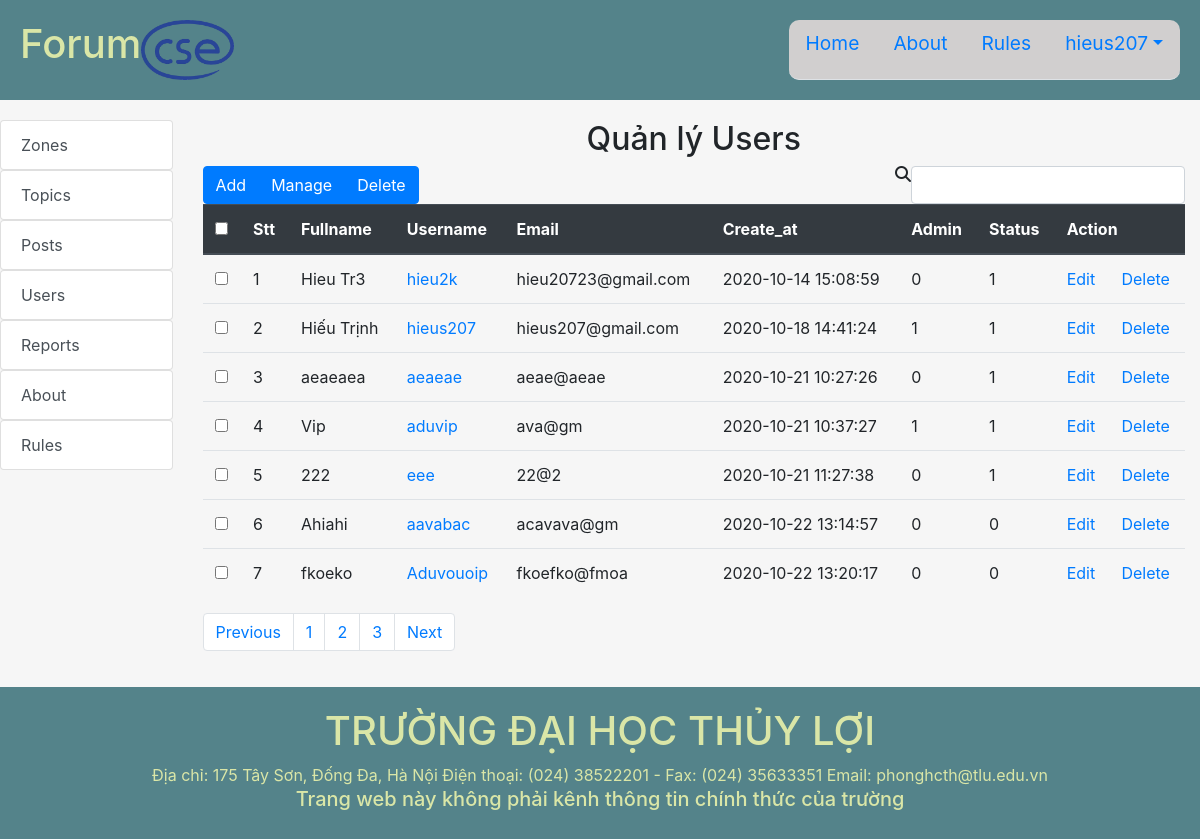
Screenshot of /Forum/index.php?controller=admin&action=users_index (signed in) with the database file from the repository.
### tables this page shows
CREATE TABLE `users` (
  `user_id` int(11) NOT NULL,
  `username` varchar(60) NOT NULL,
  `fullname` varchar(60) NOT NULL,
  `email` varchar(255) NOT NULL,
  `avt` varchar(255) NOT NULL DEFAULT 'none.jpg',
  `password` varchar(255) NOT NULL,
  `code` varchar(255) DEFAULT NULL,
  `create_at` timestamp NOT NULL DEFAULT current_timestamp(),
  `admin` tinyint(4) NOT NULL DEFAULT 0,
  `status` tinyint(4) NOT NULL DEFAULT 0
);

### Forum/controllers/AdminCTL.php (called while the page is built, shortened)
<?php
require_once 'models/UserModel.php';
require_once 'controllers/ParentCTL.php';
class AdminCTL extends ParentCTL
{
  public function users_index(){
    global $URL;
    $userModel = new UserModel();
    $users = $userModel->selectAll();
    require_once 'views/admin/users/index.php';
  }
}
?>

### Forum/index.php (called while the page is built, shortened)
<?php
$action = isset($_GET['action']) ? $_GET['action'] : 'index';
$object = new $controller;
$object->$action();
?>

### Forum/path.php (called while the page is built, shortened)
<?php
    $URL="http://localhost:8080/Forum/index.php?controller="
?>

### Forum/models/model.php (called while the page is built, shortened)
<?php
    require_once("path.php");
    function openConnect(){
        $conn=mysqli_connect(HOST,USER,PASS,DB);
        return $conn;
    }
?>

### Forum/models/UserModel.php (called while the page is built, shortened)
<?php
    require_once("model.php");
    class UserModel{
        public $connection;
        function UserModel($username='',$fullname='',$email='',$password='',$avt='',$admin='',$status=''){
            $this->connection=openConnect();
        }
        function selectAll($data=[]){
            $sql="SELECT * FROM ". self::TABLE;
            $rs=mysqli_query($this->connection,$sql);
            $result=mysqli_fetch_all($rs,MYSQLI_ASSOC);
            return $result;
        }
    }
?>

### Forum/views/admin/users/index.php (the view, shortened to what this page needs)
<?php include_once("path.php");
global $ROOT_PATH;
global $URL;?>
<?php include($ROOT_PATH."/includes/headerp1.php");?>
<link rel="stylesheet" href="assets/css/admin.css">
<?php include($ROOT_PATH."/includes/headerp2.php");?>
<?php include($ROOT_PATH."/includes/admin_headerp3.php");?>
                <div class="col-md-10">
                    <h2 class="text-center">Quản lý Users</h2>
                    <div class="list-posted">
                    <form action="<?php echo $URL."admin&action=users_index";?>" method="post">
                        <div class="btn-group float float-left" role="group" aria-label="">
                            <a class="btn btn-primary" href="<?php echo $URL."admin&action=add_user"?>" role="button">Add</a>
                            <button type="submit" class="btn btn-primary">Manage</button>
                            <button type="submit" name="del_us" class="btn btn-primary" onclick="return confirm('Bạn có chắc muốn xóa những tài khoản đã chọn?')">Delete</button>
                        </div>
                        <div class="d-flex float float-right">
                            <i class="fa fa-search" aria-hidden="true"></i>
                            <input type="text" class="form-control" aria-describedby="helpId" placeholder="">
                        </div>
                        <div class="clearfix"></div>
                        <table class="table">
                            <thead class="thead-dark">
                                <tr>
                                    <th><input type="checkbox"></th>
                                    <th>Stt</th>
                                    <th>Fullname</th>
                                    <th>Username</th>
                                    <th>Email</th>
                                    <th>Create_at</th>
                                    <th>Admin</th>
                                    <th>Status</th>
                                    <th colspan="4">Action</th>
                                </tr>
                            </thead>
                            <tbody>
                                <?php foreach ($users as $key=>$user):?>
                                    <tr>
                                        <td scope="row"><input type="checkbox" name="us_id[]" value="<?php echo $user['user_id'];?>"></td>
                                        <td><?php echo $key+1;?></td>
                                        <td><?php echo $user['fullname'];?></td>
                                        <td><a href="<?php echo $URL."users&action=index&u_id=".$user['user_id'];?>"><?php echo $user['username'];?></a></td>
                                        <td><?php echo $user['email'];?></td>
                                        <td><?php echo $user['create_at'];?></td>
                                        <td><?php echo $user['admin'];?></td>
                                        <td><?php echo $user['status'];?></td>
                                        <td><a href="<?php echo $URL."admin&action=edit_user&u_id=".$user['user_id'];?>">Edit</a></td>
                                        <td><a href="<?php echo $URL."users&action=del&u_id=".$user['user_id'];?>" onclick="return confirm('Bạn có chắc muốn xóa tài khoản này?')">Delete</a></td>
                                    </tr>
                                <?php endforeach;?>
                            </tbody>
                        </table>
                    </form>
                        <nav aria-label="Page navigation">
                        <ul class="pagination">
                            <li class="page-item"><a class="page-link" href="#">Previous</a></li>
                            <li class="page-item"><a class="page-link" href="#">1</a></li>
                            <li class="page-item"><a class="page-link" href="#">2</a></li>
                            <li class="page-item"><a class="page-link" href="#">3</a></li>
                            <li class="page-item"><a class="page-link" href="#">Next</a></li>
                        </ul>
                        </nav>
                    </div>
                </div>
            </div>
        </div>
    </div>
<?php include($ROOT_PATH."/includes/footer.php");?>

### Forum/assets/css/style.css (style rules this page uses)
html,body { padding:0; margin:0; height: 100%; background:#f6f6f6; }
* { box-sizing: border-box; }

### rows the page displays
users: fullname "Hieu Tr3", username "hieu2k", email "hieu20723@gmail.com", create_at "2020-10-14 15:08:59", admin "0", status "1"
users: fullname "Hiếu Trịnh", username "hieus207", email "hieus207@gmail.com", create_at "2020-10-18 14:41:24", admin "1", status "1"
users: fullname "aeaeaea", username "aeaeae", email "aeae@aeae", create_at "2020-10-21 10:27:26", admin "0", status "1"
users: fullname "Vip", username "aduvip", email "ava@gm", create_at "2020-10-21 10:37:27", admin "1", status "1"
users: fullname "222", username "eee", email "22@2", create_at "2020-10-21 11:27:38", admin "0", status "1"
users: fullname "Ahiahi", username "aavabac", email "acavava@gm", create_at "2020-10-22 13:14:57", admin "0", status "0"
users: fullname "fkoeko", username "Aduvouoip", email "fkoefko@fmoa", create_at "2020-10-22 13:20:17", admin "0", status "0"

### other values shown
$_SESSION['username'] "hieus207"
